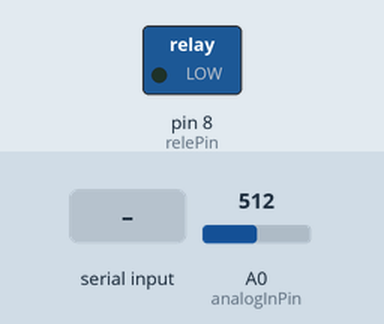
Recording of a sketch running on a simulated Arduino Uno, built with avr-gcc and run on an emulated ATmega328P. Parts: switched loads named in the sketch (green lamp = pin HIGH). The inputs (shaded band) are chosen by the test bench; at power-on: A0 (analogInPin) = 512. What the sketch prints to the serial monitor is not drawn.

Above: at 1.2 s.
1.3 s: "stop" received over Serial
At 3.9 s:
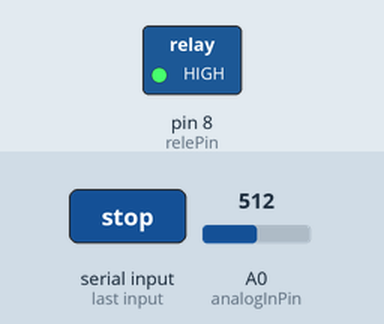
4.2 s: "continue" received over Serial
At 6.8 s:
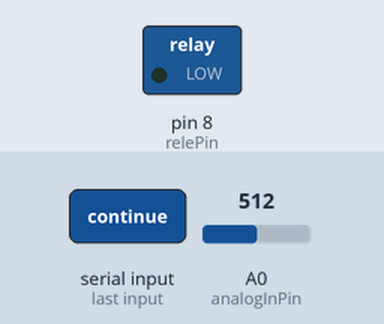
Timing chart, 0 to 8.3 s (numbered marks = the images above; inputs shaded):
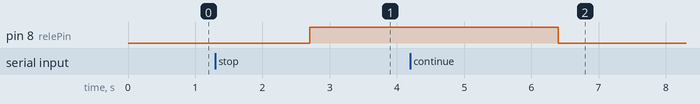

The sketch:

TCC_ARDUINO.ino
```cpp
// Defina a chave DIP para o Modo 1 (SW3 e SW4 estão ligados) com a alimentação desligada.
// Restaure a energia e carregue este Scketch

// apos gravar os 2 sketchs alterar para:
// Coloque a chave DIP no Modo 4 (SW1 e SW2 estão ligados)

// Documentação https://www.notion.so/Detalhamento-El-trico-ACS712-Arduino-c805801b135b4827992d58dd71bef45f

float tensaoAC = 127.000;  // Defina aqui a tensão AC da rede (127V ou 220V)
float correnteRms;         // Armazenamos a corrente medida pelo sensor
float potencia;            // Armazenamos a potência a partir da fórmula P = V x I
float energia = 0;         // Armazenamos a energia gasta a partir da fórmula E = P x t

// Dados do Sensor
// Para 30A, sensibilidade = 0.066;
// Para 20A, sensibilidade = 0.100;
// Para 5A,  sensibilidade = 0.185;
float sensibilidade = 0.185;

String stringESP = "";

const int relePin = 8;  // Pino que o Relé esta ligado, Porta Digital (Arduino)
const int analogInPin = A0;

void setup() {
  Serial.begin(115200);

  pinMode(relePin, OUTPUT);  // Defindo o pino do Relé como Saída
  digitalWrite(relePin, 0);  // Este pino funciona com lógica invertida, por isso inicializamos ele como LOW mas estará ligado
}

void loop() {

  correnteRms = currentCalculate(filterMedia());  // Calcula a corrente

  potencia = abs(correnteRms * tensaoAC);  // Calcula a potência a partir da fórmula P = V x I. A potência esta em valor absoluto pela função "abs"
  energia += (potencia * 1.2 / 1000);      // Calcula a energia gasta até o momento a partir da fórmula E = P x t.

  // Valor de Tensão
  //Serial.print("Tensao:    ");
  //Serial.print(tensaoAC, 3);
  //Serial.println(" V");
  // Valor de Corrente
  //Serial.print("Corrente:  ");
  //Serial.print(correnteRms, 3);
  //Serial.println(" A");
  // Valor da Potência
  //Serial.print("Potencia:  ");
  Serial.print(potencia, 4);
  //Serial.println(" W");
  // Valor da energia gasta (Acumulado)
  //Serial.print("Energia:   ");
  //Serial.print(energia, 3);
  //Serial.println(" kJ");
  //Serial.println("------------------------");


  // Recebe mensagem do ESP
  if (Serial.available() > 0) {

    stringESP = Serial.readString();

    stringESP.trim();

    if (stringESP.equals("stop")) {
      digitalWrite(relePin, 1);  // Logica é invertida do Pino, então 1 Desliga e 0 Liga
    };

    if (stringESP.equals("continue")) {
      digitalWrite(relePin, 0);
    };
  };

  delay(1000);

}

// "currentCalculate" converte o sinal recebido pelo arduino em A0 num valor de corrente.
float currentCalculate(int sinalSensor) {

  return (float)(sinalSensor) * (5.000) / (1023.000 * sensibilidade);
}

// "filterMedia", Filtro da média, para tentarmos reduzir o ruido do sinal
int filterMedia() {

  long somaDasCorrentes = 0;
  long mediaDasCorrentes = 0;
  for (int i = 0; i < 1000; i++) {
    if (analogRead(analogInPin) >= 501 && analogRead(analogInPin) <= 507)
      somaDasCorrentes += 0;
    else
      somaDasCorrentes += pow((analogRead(analogInPin) - 508), 2);
  }

  mediaDasCorrentes = sqrt(somaDasCorrentes / 1000);  //Calcula a média quadrática da corrente

  if (mediaDasCorrentes == 1)
    return 0;

  return mediaDasCorrentes;
}
```

Measured:
- after the input at 1.3 s, pin 8 (relePin): LOW → HIGH after 1.4 s
- after the input at 4.2 s, pin 8 (relePin): HIGH → LOW after 2.2 s
